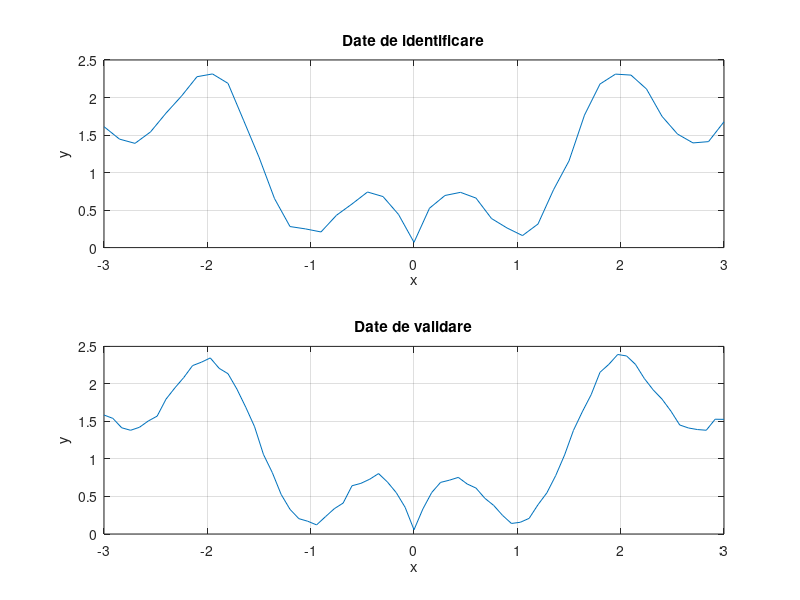
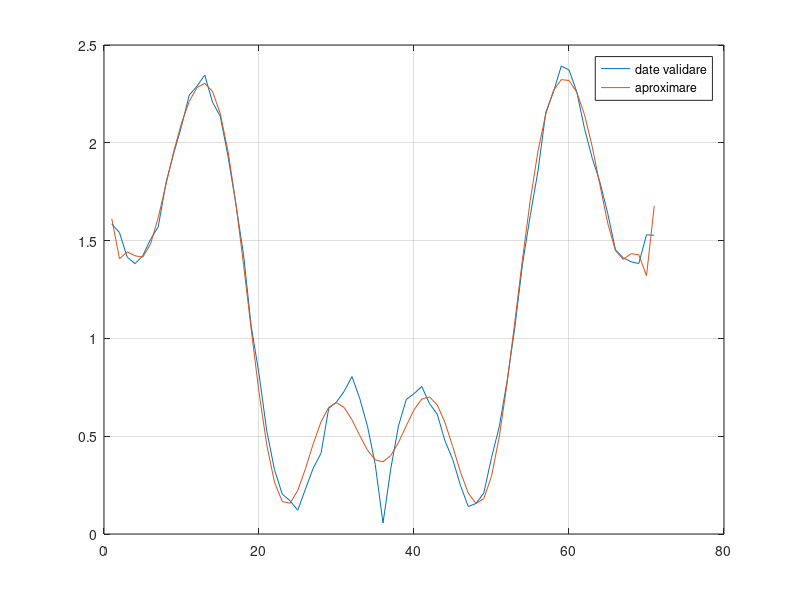

These figures' MATLAB source, in order: (Note: this script raises an error after producing the figures.)
clear;
close all
clc;

load('lab4_11.mat');
xid=id.X;
xval=val.X;
yid=id.Y;
yval=val.Y;

subplot(211),plot(xid,yid);grid on;title('Date de identificare');xlabel('x');ylabel('y');
subplot(212),plot(xval,yval);grid on;title('Date de validare');xlabel('x');ylabel('y');

Nid=length(yid);
Yid=zeros(Nid,1);
Nval=length(yval);
Yval=zeros(Nval,1);
mse_id_v=zeros(20,1);
mse_val_v=zeros(20,1);
n_v=zeros(20,1);
grad_ales=19;

for i=1:Nid
    Yid(i,1)=yid(i);
end

for i=1:Nval
    Yval(i,1)=yval(i);
end

for i=1:length(xid)
    for j=1:grad_ales
        phi_id_ales(i,j)=xid(i)^(j-1);
    end
end

theta_id_ales=phi_id_ales\Yid;
Yid_hat_ales=phi_id_ales*theta_id_ales;
MSE_Yid_ales=0;
for i=1:length(Yid)
    MSE_Yid_ales=MSE_Yid_ales+(Yid_hat_ales(i)-Yid(i))^2;
end
MSE_Yid_ales=MSE_Yid_ales/length(Yid);

for i=1:length(xval)
    for j=1:grad_ales
        phi_val_ales(i,j)=xval(i)^(j-1);
    end
end

Yval_hat_ales=phi_val_ales*theta_id_ales;
MSE_Yval_ales=0;
for i=1:length(Yval)
    MSE_Yval_ales=MSE_Yval_ales+(Yval_hat_ales(i)-Yval(i))^2;
end
MSE_Yval_ales=MSE_Yval_ales/length(Yval);

figure
plot(Yval);
grid on;
hold on
plot(Yval_hat_ales);
legend('date validare','aproximare');
title('mse_{val}=',num2str(MSE_Yval_ales));

figure
plot(Yid);
grid on;
hold on
plot(Yid_hat_ales);
legend('date identificare','aproximare');
title('mse_{id}=',num2str(MSE_Yid_ales));

for n=1:20
    n_v(n)=n;
    for i=1:length(xid)
        for j=1:n
            phi_id(i,j)=xid(i)^(j-1);
        end
    end
    theta_id=phi_id\Yid;
    Yid_hat=phi_id*theta_id;
    
    MSE_Yid=0;
    for i=1:length(Yid)
        MSE_Yid=MSE_Yid+(Yid_hat(i)-Yid(i))^2;
    end
    MSE_Yid=MSE_Yid/length(Yid);
    mse_id_v(n)=MSE_Yid;
    
    for i=1:length(xval)
        for j=1:n
            phi_val(i,j)=xval(i)^(j-1);
        end
    end
    
    Yval_hat=phi_val*theta_id;
    
    MSE_Yval=0;
    for i=1:length(Yval)
        MSE_Yval=MSE_Yval+(Yval_hat(i)-Yval(i))^2;
    end
    MSE_Yval=MSE_Yval/length(Yval);
    mse_val_v(n)=MSE_Yval;
    
end

figure
subplot(211),plot(n_v,mse_id_v);xlabel('n'),ylabel('mse_{id}');grid on
subplot(212),plot(n_v,mse_val_v);xlabel('n'),ylabel('mse_{val}');grid on

for i=1:20
    if(mse_val_v(i)==min(mse_val_v))
        grad_optim=i;
    end
end

for i=1:length(xval)
    for j=1:grad_optim
        phi_val_optim(i,j)=xval(i)^(j-1);
    end
end
theta_optim=phi_val_optim\Yval;

disp(strcat({'Grad ales= '},num2str(grad_ales)));
disp(strcat({'Grad optim= '},num2str(grad_optim)));
disp('Theta optim= ');
disp(theta_optim);